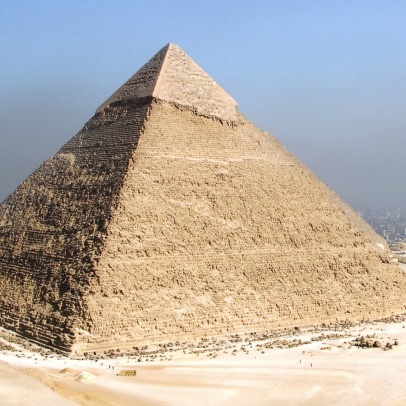
#> input picture pyramid.jpg, 406 x 406 px
$ python correction.py
#> lines starting #> are read from the running program, lines starting #| are printed output that depends on the picture
#> further down, img is the input picture: shape (406, 406, 3); mean B, G, R 165.1, 174.3, 182.7

import cv2


def image_processing():
    layer = img.copy()
    gp = [layer]

    for i in range(4):
        layer = cv2.pyrDown(layer)
        gp.append(layer)
        cv2.imshow(str(i), layer)
#> this loop made 4 passes
#> pass 1, in image_processing, `layer = cv2.pyrDown(layer)`:
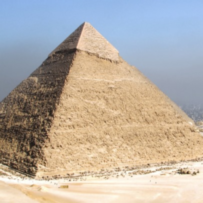
#> layer: shape (203, 203, 3); mean B, G, R 165.1, 174.2, 182.6
#> pass 2, in image_processing, `layer = cv2.pyrDown(layer)`:
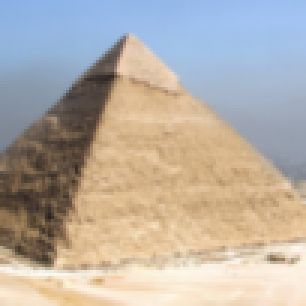
#> layer: shape (102, 102, 3) (shown 3 times larger); mean B, G, R 165.3, 174.4, 182.6
#> after the loop:
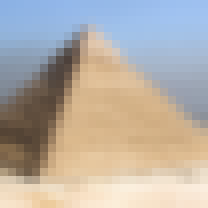
#> layer: shape (26, 26, 3) (shown 8 times larger); mean B, G, R 166.4, 174.5, 181.9
#> after the loop, gp = 5 items

    cv2.waitKey(0)
    cv2.destroyAllWindows()


def video_processing():
    obj_img = cv2.imread('pyramid.jpg', cv2.IMREAD_GRAYSCALE)
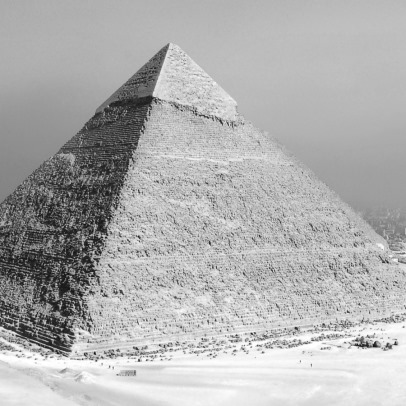
#> obj_img: shape (406, 406); min 17, max 255, mean 175.8
    obj_height, obj_width = obj_img.shape
#> obj_height = 406; obj_width = 406

    total_x, total_y, count = 0, 0, 0
    similarity_thres = 0.2

    cap = cv2.VideoCapture(0)

    while True:
        ret, frame = cap.read()
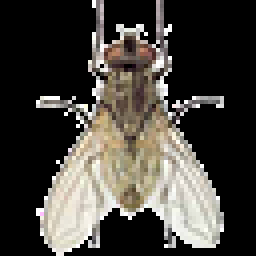
#> input picture fly64.png, 64 x 64 px, given in place of the camera (shown 4 times larger)
#> frame is the input picture: shape (64, 64, 3); mean B, G, R 60.9, 66.5, 69.8
        if not ret:
            print("Error")
            break

        gray_frame = cv2.cvtColor(frame, cv2.COLOR_BGR2GRAY)
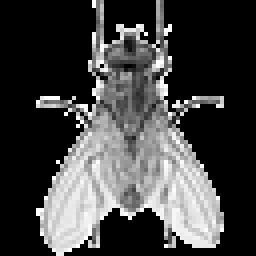
#> gray_frame: shape (64, 64) (shown 4 times larger); min 0, max 255, mean 66.8
        result = cv2.matchTemplate(gray_frame, obj_img, cv2.TM_CCOEFF_NORMED)
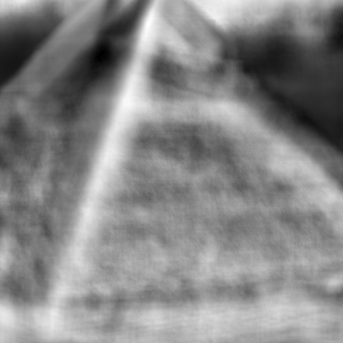
#> result: shape (343, 343) float32; min -0.44, max 0.391, mean 0.000854; drawn with min black and max white
        _, max_val, _, max_loc = cv2.minMaxLoc(result)
#> max_val = 0.391; max_loc = (148, 24)

        if max_val >= similarity_thres:
            top_left = max_loc
#> top_left = (148, 24)
            bottom_right = (top_left[0] + obj_width, top_left[1] + obj_height)
#> bottom_right = (554, 430)

            roi = gray_frame[top_left[1]:bottom_right[1], top_left[0]:bottom_right[0]]
#> roi = empty array

            _, binary_roi = cv2.threshold(roi, 127, 255, cv2.THRESH_BINARY)
            contours, _ = cv2.findContours(binary_roi, cv2.RETR_EXTERNAL, cv2.CHAIN_APPROX_SIMPLE)
#> contours = []

            if contours:
                largest_contour = max(contours, key=cv2.contourArea)
                x, y, w, h = cv2.boundingRect(largest_contour)

                adjusted_top_left = (top_left[0] + x, top_left[1] + y)
                adjusted_bottom_right = (adjusted_top_left[0] + w, adjusted_top_left[1] + h)

                # Вычислите центр ограничивающего прямоугольника
                center_x = adjusted_top_left[0] + w // 2
                center_y = adjusted_top_left[1] + h // 2
                total_x += center_x
                total_y += center_y
                count += 1

                # нарисуйте прямоугольник и обведите соответствующую область
                cv2.rectangle(frame, adjusted_top_left, adjusted_bottom_right, (0, 255, 0), 2)
                cv2.circle(frame, (center_x, center_y), 5, (0, 0, 255), -1)
            else:
                center_x = top_left[0] + obj_width // 2
#> center_x = 351
                center_y = top_left[1] + obj_height // 2
#> center_y = 227

                total_x += center_x
#> total_x = 351
                total_y += center_y
#> total_y = 227
                count += 1
                cv2.rectangle(frame, top_left, bottom_right, (0, 255, 0), 2)
                cv2.circle(frame, (center_x, center_y), 5, (0, 0, 255), -1)
        else:
            cv2.putText(frame, "No match found", (10, 30), cv2.FONT_HERSHEY_SIMPLEX, 1, (0, 0, 255), 2)

        cv2.imshow("Object Tracking", frame)
        if cv2.waitKey(1) & 0xFF == ord('q'):
#> (key q is pressed here)
            break

    if count > 0:
        avg_x = total_x / count
#> avg_x = 351
        avg_y = total_y / count
#> avg_y = 227
        print(f"Average coordinates: ({round(avg_x, 2)}, {round(avg_y, 2)})")
#| Average coordinates: (351.0, 227.0)
    else:
        print("No valid matches found")

    cap.release()
    cv2.destroyAllWindows()


if __name__ == '__main__':
    img = cv2.imread('pyramid.jpg')
    image_processing()
    video_processing(),
